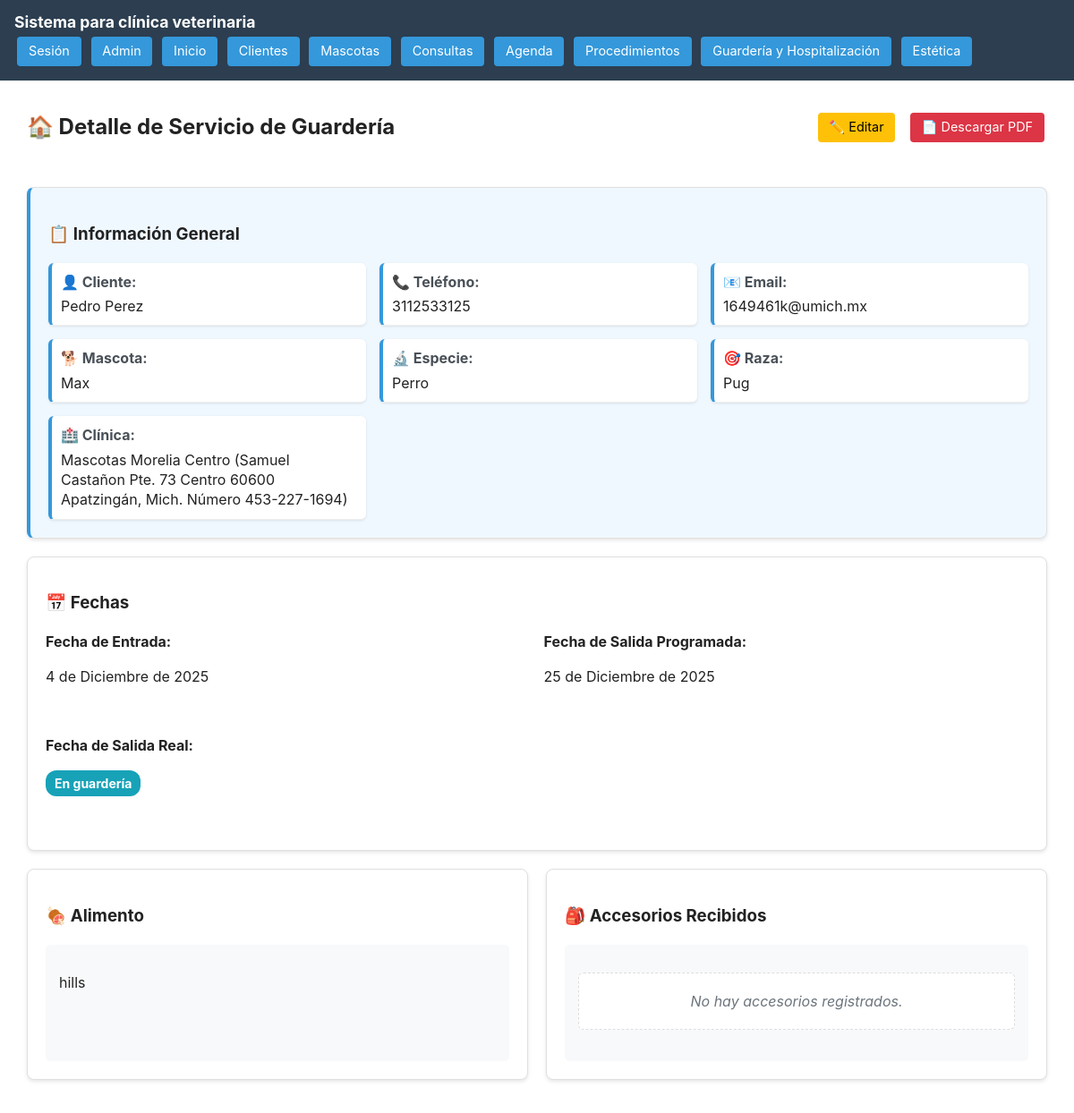
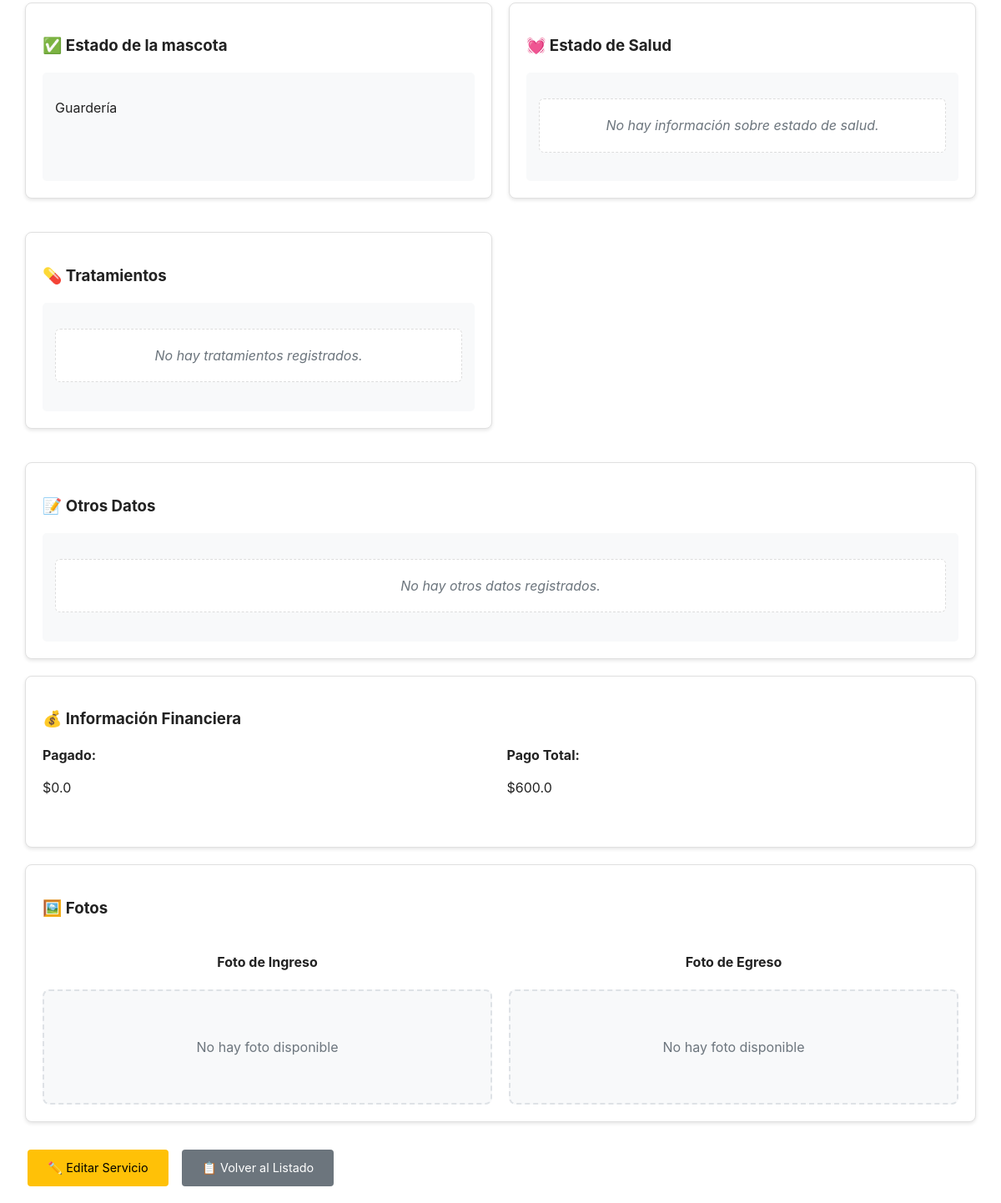
/guarderia-Hospitalizacion/detalleServicioGuarderia/8/ (signed in), run on the app's committed database (2 pictures, top to bottom).
### GuarderiaHospitalizacion/models.py (models this page shows)
class Guarderia(models.Model):
    CLINICAS = [
        ('Mascotas Morelia Centro (Samuel Castañon Pte. 73 Centro 60600 Apatzingán, Mich. Número 453-227-1694)', 'Mascotas Morelia Centro (Samuel Castañon Pte. 73 Centro 60600 Apatzingán, Mich. Número 453-227-1694)'),
    ]
    ESTADOS = [
        ('Guardería', 'Guardería'),
        ('Alta', 'Alta'),
    ]
    mascota = models.ForeignKey(Mascotas, on_delete=models.CASCADE)
    alimento = models.TextField(blank= True)
    accesoriosRecibidos = models.TextField(blank= True)
    estadoSalud = models.TextField(blank= True)
    tratamientos = models.TextField(blank= True)
    otrosDatos = models.TextField(blank= True)
    clinicaVeterinaria = models.CharField(
        max_length=255,
        choices=CLINICAS,
        default='Mascotas Morelia Centro (Samuel Castañon Pte. 73 Centro 60600 Apatzingán, Mich. Número 453-227-1694)'  # puedes poner un valor por defecto si quieres
    )
    estado = models.CharField(
        max_length=255,
        choices=ESTADOS,
        default='Guardería'
    )
    fechaEntrada = models.DateField()
    fechaSalidaProgramada = models.DateField()
    fechaSalidaReal = models.DateField(blank= True, null = True)
    pagado = models.FloatField(default=0)#esto es por si deja anticipo
    pagoTotal = models.FloatField(default=0)
    fotoAntes = models.TextField(blank=True)
    fotoDespues = models.TextField(blank= True)

### ClientesMascotas/models.py (models this page shows)
class Mascotas(models.Model):
    SEXOS = [
        ('macho', 'macho'),
        ('hembra', 'hembra'),
    ]
    cliente = models.ForeignKey(Clientes, on_delete=models.CASCADE)
    nombre = models.CharField(max_length=255)
    especie = models.CharField(max_length=255)
    raza = models.CharField(max_length=255)
    fechaNacimiento = models.DateField()
    peso = models.FloatField()
    vacunas = models.TextField(blank=True)
    ultimaDesparasitacion = models.DateField(blank= True, null=True)
    ultimoDesparasitante = models.TextField(blank=True)
    alergias = models.TextField(blank=True)
    vive = models.BooleanField(default=True)
    sexo = models.CharField(
        max_length=20,
        choices=SEXOS,
        default='macho'  # puedes poner un valor por defecto si quieres
    )
    alimento = models.TextField(blank = True)

class Clientes(models.Model):
    nombre = models.CharField(max_length=255)
    email = models.EmailField(unique=True, blank = True)
    telefono = models.CharField(max_length=20, unique = True)
    direccion = models.TextField(blank=True)

### GuarderiaHospitalizacion/views.py (the view)
# urls.py: path('detalleServicioGuarderia/<int:pk>/', views.servicio_guarderia_detalle, name='servicio_guarderia_detalle'),
@login_required
def servicio_guarderia_detalle(request, pk):
    guarderia = get_object_or_404(Guarderia, pk=pk)
    datos_mascota = {
        'nombre': guarderia.mascota.nombre,
        'especie': guarderia.mascota.especie,
        'raza': guarderia.mascota.raza,
        'fechaNacimiento': guarderia.mascota.fechaNacimiento,
        'peso': guarderia.mascota.peso,
        'sexo': guarderia.mascota.get_sexo_display(),
        'vacunas': guarderia.mascota.vacunas,
        'alergias': guarderia.mascota.alergias,
        'ultimaDesparasitacion': guarderia.mascota.ultimaDesparasitacion,
        'ultimoDesparasitante': guarderia.mascota.ultimoDesparasitante,
        'alimento': guarderia.mascota.alimento,
        'cliente_nombre': guarderia.mascota.cliente.nombre,
        'cliente_telefono': guarderia.mascota.cliente.telefono,
        'cliente_email': guarderia.mascota.cliente.email,
        'vive': guarderia.mascota.vive,
    }
    return render(request, 'guarderiaHospitalizacion/guarderia/detalleServicio.html', {
        'guarderia': guarderia,
        'datos_mascota': datos_mascota,
    })

### templates/guarderiaHospitalizacion/guarderia/detalleServicio.html (shortened to what this page needs)
{% extends 'base.html' %}
{% block content %}
<section class="container">
    <div class="header-actions">
        <h2>🏠 Detalle de Servicio de Guardería</h2>
        <div class="action-buttons">
            <a href="{% url 'servicio_guarderia_editar' guarderia.pk %}" class="btn-home" style="background: #ffc107; color: black;">
                ✏️ Editar
            </a>
            <a href="{% url 'generar_pdf_guarderia' guarderia.pk %}" class="btn-home" style="background: #dc3545;">
                📄 Descargar PDF
            </a>
        </div>
    </div>
    <div class="form-section" style="background: #f0f8ff; border-left: 4px solid #3498db;">
        <h3>📋 Información General</h3>
        <div class="info-grid">
            <div class="info-item">
                <strong>👤 Cliente:</strong>
                <span>{{ guarderia.mascota.cliente.nombre }}</span>
            </div>
            <div class="info-item">
                <strong>📞 Teléfono:</strong>
                <span>{{ guarderia.mascota.cliente.telefono|default:"No especificado" }}</span>
            </div>
            <div class="info-item">
                <strong>📧 Email:</strong>
                <span>{{ guarderia.mascota.cliente.email|default:"No especificado" }}</span>
            </div>
            <div class="info-item">
                <strong>🐕 Mascota:</strong>
                <span>{{ guarderia.mascota.nombre }}</span>
            </div>
            <div class="info-item">
                <strong>🔬 Especie:</strong>
                <span>{{ guarderia.mascota.especie|default:"No especificado" }}</span>
            </div>
            <div class="info-item">
                <strong>🎯 Raza:</strong>
                <span>{{ guarderia.mascota.raza|default:"No especificado" }}</span>
            </div>
            <div class="info-item">
                <strong>🏥 Clínica:</strong>
                <span>{{ guarderia.clinicaVeterinaria }}</span>
            </div>
        </div>
    </div>
    <div class="form-section">
        <h3>📅 Fechas</h3>
        <div class="form-grid">
            <div class="form-group">
                <strong>Fecha de Entrada:</strong>
                <p>{{ guarderia.fechaEntrada }}</p>
            </div>
            <div class="form-group">
                <strong>Fecha de Salida Programada:</strong>
                <p>
                    {% if guarderia.fechaSalidaProgramada %}
                        {{ guarderia.fechaSalidaProgramada }}
                    {% else %}
                        <span class="badge badge-warning">No programada</span>
                    {% endif %}
                </p>
            </div>
            <div class="form-group">
                <strong>Fecha de Salida Real:</strong>
                <p>
                    {% if guarderia.fechaSalidaReal %}
                        {{ guarderia.fechaSalidaReal }}
                    {% else %}
                        <span class="badge badge-info">En guardería</span>
                    {% endif %}
                </p>
            </div>
        </div>
    </div>
    <div class="form-grid" style="gap: 20px;">
        <div class="form-section">
            <h3>🍖 Alimento</h3>
            <div class="description-content">
                {% if guarderia.alimento %}
                    {{ guarderia.alimento|linebreaks }}
                {% else %}
                    <p class="no-data">No hay información sobre alimento.</p>
                {% endif %}
            </div>
        </div>
        <div class="form-section">
            <h3>🎒 Accesorios Recibidos</h3>
            <div class="description-content">
                {% if guarderia.accesoriosRecibidos %}
                    {{ guarderia.accesoriosRecibidos|linebreaks }}
                {% else %}
                    <p class="no-data">No hay accesorios registrados.</p>
                {% endif %}
            </div>
        </div>
        <div class="form-section">
            <h3>✅ Estado de la mascota</h3>
            <div class="description-content">
                {% if guarderia.estado %}
                    {{ guarderia.estado|linebreaks }}
                {% else %}
                    <p class="no-data">No hay estadi registrado.</p>
                {% endif %}
            </div>
        </div>
        <div class="form-section">
            <h3>💓 Estado de Salud</h3>
            <div class="description-content">
                {% if guarderia.estadoSalud %}
                    {{ guarderia.estadoSalud|linebreaks }}
                {% else %}
                    <p class="no-data">No hay información sobre estado de salud.</p>
                {% endif %}
            </div>
        </div>
        <div class="form-section">
            <h3>💊 Tratamientos</h3>
            <div class="description-content">
                {% if guarderia.tratamientos %}
                    {{ guarderia.tratamientos|linebreaks }}
                {% else %}
                    <p class="no-data">No hay tratamientos registrados.</p>
                {% endif %}
            </div>
        </div>
        <div class="form-section full-width">
            <h3>📝 Otros Datos</h3>
            <div class="description-content">
                {% if guarderia.otrosDatos %}
                    {{ guarderia.otrosDatos|linebreaks }}
                {% else %}
                    <p class="no-data">No hay otros datos registrados.</p>
                {% endif %}
            </div>
        </div>
    </div>
    <div class="form-section">
        <h3>💰 Información Financiera</h3>
        <div class="form-grid">
            <div class="form-group">
                <strong>Pagado:</strong>
                <p>${{ guarderia.pagado }}</p>
            </div>
            <div class="form-group">
                <strong>Pago Total:</strong>
                <p>${{ guarderia.pagoTotal }}</p>
            </div>
        </div>
    </div>
    <div class="form-section">
        <h3>🖼️ Fotos</h3>
        <div class="photos-grid">
            <div class="photo-container">
                <h4>Foto de Ingreso</h4>
                {% if guarderia.fotoAntes %}
                    <img alt="Foto antes de la guardería" class="operation-photo">
                {% else %}
                    <div class="no-photo">
                        <p>No hay foto disponible</p>
                    </div>
                {% endif %}
            </div>
            <div class="photo-container">
                <h4>Foto de Egreso</h4>
                {% if guarderia.fotoDespues %}
                    <img alt="Foto después de la guardería" class="operation-photo">
                {% else %}
                    <div class="no-photo">
                        <p>No hay foto disponible</p>
                    </div>
                {% endif %}
            </div>
        </div>
    </div>
    <div class="action-buttons" style="margin-top: 30px;">
        <a href="{% url 'servicio_guarderia_editar' guarderia.pk %}" class="btn-home" style="background: #ffc107; color: black; padding: 12px 24px;">
            ✏️ Editar Servicio
        </a>
        <a href="{% url 'historial-guarderia' %}" class="btn-home" style="background: #6c757d; padding: 12px 24px;">
            📋 Volver al Listado
        </a>
    </div>
</section>
{% endblock %}

### static/styles/main.css (style rules this page uses)
:root { --brand-bg: #2c3e50; --btn-bg: #3498db; --btn-bg-hover: #2980b9; --text-on-brand: #ffffff; --btn-agr: #14890c; --btn-agr-hover: #0fda15; --btn-regresar: #e67e22; --btn-regresar-hover: #a85904; --form-bg: #fafafa; --form-border: #e0e0e0; --error-color: #d9534f; --success-color: #28a745; }
body { margin: 0; font-family: -apple-system, BlinkMacSystemFont, 'Segoe UI', Roboto, 'Helvetica Neue', Arial; line-height: 1.4; color: #222; }
.btn-home, .btn-agregar, .btn-regresar { display: inline-block; padding: 0.4rem 0.8rem; color: white; text-decoration: none; border-radius: 4px; margin: 0.2rem; border: none; cursor: pointer; font-size: 0.9rem; }
.btn-home { background: var(--btn-bg); }
.form-group { margin-bottom: 1.5rem; }
.form-section { margin-bottom: 2rem; padding: 1.5rem; border: 1px solid var(--form-border); border-radius: 8px; background: var(--form-bg); }
.form-grid { display: grid; grid-template-columns: 1fr 1fr; gap: 1.5rem; }
.full-width { grid-column: 1 / -1; }
.header-actions { display: flex; justify-content: space-between; align-items: center; margin-bottom: 30px; flex-wrap: wrap; gap: 15px; }
.action-buttons { display: flex; gap: 10px; flex-wrap: wrap; }
.info-grid { display: grid; grid-template-columns: repeat(auto-fit, minmax(300px, 1fr)); gap: 15px; margin-top: 15px; }
.info-item { padding: 12px; background: white; border-radius: 6px; border-left: 4px solid var(--btn-bg); box-shadow: 0 1px 3px rgba(0,0,0,0.1); }
.no-data { text-align: center; color: #666; font-style: italic; padding: 20px; background: white; border-radius: 6px; border: 1px dashed #ddd; }
.badge { display: inline-block; padding: 4px 8px; border-radius: 12px; font-size: 0.8rem; font-weight: bold; }
.container { padding: 1rem; max-width: 100%; margin: 0 auto; }
@media (min-width: 1200px) { .container { max-width: 1140px; } }

### templates/guarderiaHospitalizacion/guarderia/detalleServicio.html (style rules this page uses)
.form-section { background: white; padding: 20px; border-radius: 8px; box-shadow: 0 2px 4px rgba(0,0,0,0.1); margin-bottom: 20px; }
.info-grid { display: grid; grid-template-columns: repeat(auto-fit, minmax(300px, 1fr)); gap: 15px; }
.info-item { display: flex; flex-direction: column; padding: 10px; border-bottom: 1px solid #eee; }
.info-item strong { color: #495057; margin-bottom: 5px; }
.form-grid { display: grid; grid-template-columns: 1fr 1fr; gap: 15px; }
.description-content { background: #f8f9fa; padding: 15px; border-radius: 5px; min-height: 100px; }
.photos-grid { display: grid; grid-template-columns: 1fr 1fr; gap: 20px; }
.photo-container { text-align: center; }
.no-photo { background: #f8f9fa; padding: 40px 20px; border-radius: 8px; border: 2px dashed #dee2e6; color: #6c757d; }
.badge-info { background-color: #17a2b8; color: white; padding: 5px 10px; border-radius: 12px; font-size: 14px; }
.no-data { color: #6c757d; font-style: italic; text-align: center; padding: 20px; }

### data on the page
Guarderia: mascota.cliente.nombre "Pedro Perez", mascota.cliente.telefono "3112533125", mascota.cliente.email "1649461k@umich.mx", mascota.nombre "Max", mascota.especie "Perro", mascota.raza "Pug", clinicaVeterinaria "Mascotas Morelia Centro (Samuel Castañon Pte. 73 Centro 60600 Apatzingán, Mich. Número 453-227-1694)", fechaEntrada "4 de Diciembre de 2025", fechaSalidaProgramada "25 de Diciembre de 2025", alimento "hills", estado "Guardería", pagado "0.0", pagoTotal "600.0"
